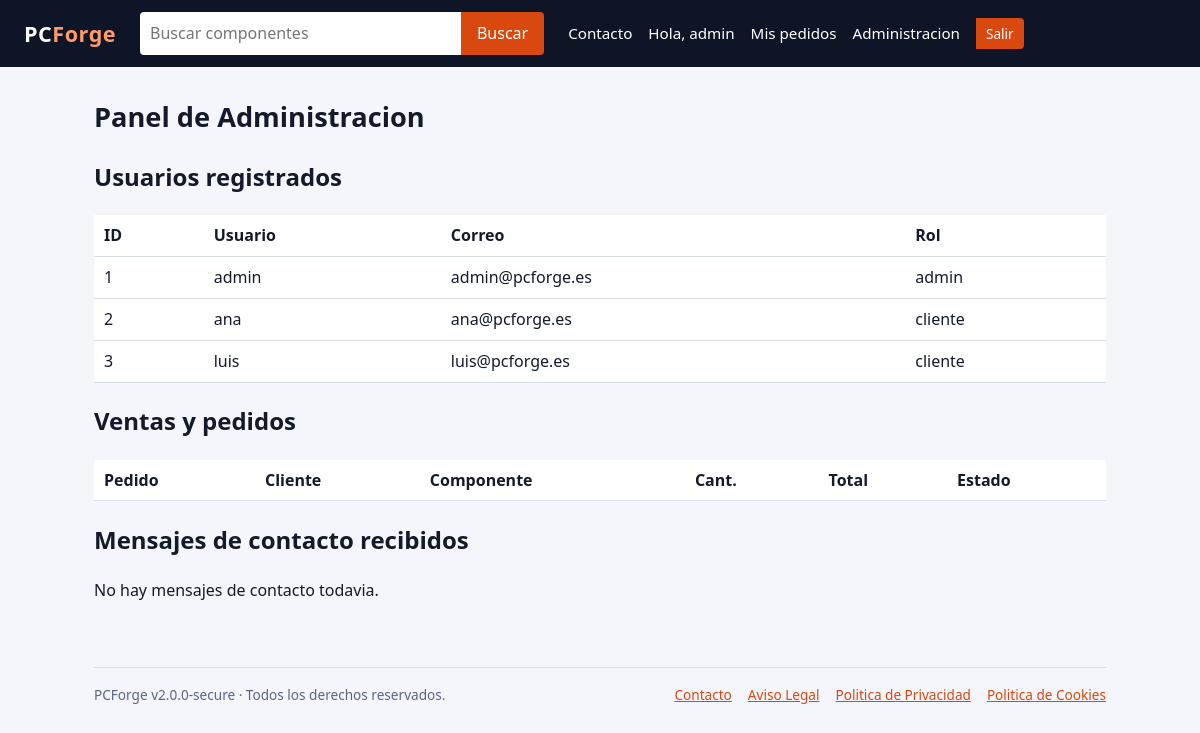
Page /admin (signed in) on the committed database.
### tables this page shows
CREATE TABLE usuarios(
        id INTEGER PRIMARY KEY AUTOINCREMENT,
        username TEXT UNIQUE NOT NULL,
        password TEXT NOT NULL,
        rol TEXT NOT NULL DEFAULT 'cliente',
        email TEXT NOT NULL
    );

### app.py (the view)
@app.route("/admin")
@admin_requerido
def admin():
    usuarios = db().execute("SELECT id, username, email, rol FROM usuarios").fetchall()
    ventas = db().execute(
        "SELECT pe.id, us.username, pr.nombre, pe.cantidad, pe.total, pe.estado_pago FROM pedidos pe "
        "JOIN usuarios us ON us.id=pe.usuario_id JOIN productos pr ON pr.id=pe.producto_id "
        "ORDER BY pe.id DESC"
    ).fetchall()
    mensajes = db().execute("SELECT * FROM mensajes_contacto ORDER BY id DESC").fetchall()
    return render_template("admin.html", usuarios=usuarios, ventas=ventas, mensajes=mensajes)

### app.py (called while the page is built)
def db():
    if "db" not in g:
        g.db = sqlite3.connect(DB_PATH)
        g.db.row_factory = sqlite3.Row
        g.db.execute("PRAGMA foreign_keys = ON")
    return g.db

def generar_csrf():
    if "_csrf_token" not in session:
        session["_csrf_token"] = secrets.token_urlsafe(32)
    return session["_csrf_token"]

@app.before_request
def proteger_csrf():
    if request.endpoint == "stripe_webhook":
        return
    if request.method in ("POST", "PUT", "DELETE"):
        token_sesion = session.get("_csrf_token")
        token_form = request.form.get("csrf_token") or request.headers.get("X-CSRF-Token")
        if not token_sesion or not token_form or not secrets.compare_digest(token_sesion, token_form):
            abort(403, description="Token CSRF invalido o caducado.")

@app.after_request
def cabeceras_seguridad(resp):
    resp.headers["X-Content-Type-Options"] = "nosniff"
    resp.headers["X-Frame-Options"] = "DENY"
    resp.headers["Referrer-Policy"] = "strict-origin-when-cross-origin"
    resp.headers["Permissions-Policy"] = "geolocation=(), microphone=(), camera=()"
    resp.headers["Content-Security-Policy"] = (
        "default-src 'self'; "
        "img-src 'self' data:; "
        "style-src 'self' 'unsafe-inline'; "
        "script-src 'self'; "
        "form-action 'self' https://checkout.stripe.com; "
        "frame-ancestors 'none';"
    )
    return resp

def usuario_actual():
    uid = session.get("user_id")
    if not uid:
        return None
    return db().execute("SELECT id, username, email, rol FROM usuarios WHERE id=?", (uid,)).fetchone()

def admin_requerido(fn):
    @wraps(fn)
    def wrapper(*args, **kwargs):
        u = usuario_actual()
        if not u or u["rol"] != "admin":
            abort(403)
        return fn(*args, **kwargs)
    return wrapper

@app.context_processor
def inyectar():
    return {
        "usuario": usuario_actual(),
        "version": APP_VERSION,
        "csrf_token": generar_csrf,
        "stripe_activo": bool(stripe and STRIPE_SECRET_KEY),
        "demo_activo": demo_activo(),
    }

def demo_activo():
    return not (stripe and STRIPE_SECRET_KEY) and os.environ.get("DEMO_PAYMENTS", "1") == "1"

### templates/admin.html (shortened to what this page needs)
{% extends "base.html" %}
{% block contenido %}
<h1>Panel de Administracion</h1>
<h2>Usuarios registrados</h2>
<div class="tabla"><table>
  <tr><th>ID</th><th>Usuario</th><th>Correo</th><th>Rol</th></tr>
  {% for u in usuarios %}<tr><td>{{ u['id'] }}</td><td>{{ u['username'] }}</td><td>{{ u['email'] }}</td><td>{{ u['rol'] }}</td></tr>{% endfor %}
</table></div>
<h2>Ventas y pedidos</h2>
<div class="tabla"><table>
  <tr><th>Pedido</th><th>Cliente</th><th>Componente</th><th>Cant.</th><th>Total</th><th>Estado</th></tr>
</table></div>
<h2>Mensajes de contacto recibidos</h2>
{% if mensajes %}
<div class="tabla"><table>
  <tr><th>Fecha</th><th>Nombre</th><th>Correo</th><th>Asunto</th><th>Mensaje</th></tr>
  {% for m in mensajes %}
  <tr>
    <td>{{ m['fecha'] }}</td>
    <td>{{ m['nombre'] }}</td>
    <td>{{ m['email'] }}</td>
    <td>{{ m['asunto'] }}</td>
    <td>{{ m['mensaje'] }}</td>
  </tr>
  {% endfor %}
</table></div>
{% else %}
<p>No hay mensajes de contacto todavia.</p>
{% endif %}
{% endblock %}

### templates/base.html (shortened to what this page needs)
<!doctype html>
<html lang="es">
<head>
<link rel="stylesheet" href="/static/style.css">
</head>
<body>
<header class="top">
  <a class="logo" href="/">PC<b>Forge</b></a>
  <form action="/buscar" method="get" role="search">
    <input type="search" name="q" placeholder="Buscar componentes" aria-label="Buscar componentes" value="{{ q|default('') }}">
    <button type="submit">Buscar</button>
  </form>
  <nav class="cuenta">
    <a href="/contacto">Contacto</a>
    {% if usuario %}
      <span>Hola, {{ usuario['username'] }}</span>
      <a href="/pedidos">Mis pedidos</a>
      {% if usuario['rol'] == 'admin' %}<a href="/admin">Administracion</a>{% endif %}
      <form action="/logout" method="post" style="display:inline;margin:0">
        <button type="submit" style="padding:5px 10px;font-size:.85rem">Salir</button>
      </form>
    {% else %}
      <a href="/login">Entrar</a>
      <a href="/registro">Crear cuenta</a>
    {% endif %}
  </nav>
</header>
<main>
  {% block contenido %}{% endblock %}
</main>
<footer>
  <div class="footer-grid">
    <span>PCForge v{{ version }} · Todos los derechos reservados.</span>
    <div class="footer-links">
      <a href="/contacto">Contacto</a>
      <a href="/legal/aviso-legal">Aviso Legal</a>
      <a href="/legal/privacidad">Politica de Privacidad</a>
      <a href="/legal/cookies">Politica de Cookies</a>
    </div>
  </div>
</footer>
</body>
</html>

### static/style.css (style rules this page uses)
:root { --pcb:#0e1526;--pcb2:#1a2a52;--cobre:#d9480f;--papel:#f4f6fb;--tinta:#141a2a;--gris:#5a6585;--linea:#d9deec;--blanco:#fff;--err:#a12a2a }
* { box-sizing:border-box }
body { margin:0;background:var(--papel);color:var(--tinta);font:16px/1.55 "Segoe UI",system-ui,-apple-system,Roboto,sans-serif }
a { color:var(--cobre) }
header.top { background:var(--pcb);color:#fff;display:flex;flex-wrap:wrap;gap:12px 24px;align-items:center;padding:12px 24px }
header.top a { color:#fff;text-decoration:none }
.logo { font-weight:800;font-size:1.35rem;letter-spacing:.5px }
.logo b { color:#ff9a6c }
header.top form { display:flex;flex:1;min-width:200px;max-width:420px }
header.top input[type=search] { flex:1;padding:8px 10px;border:0;border-radius:4px 0 0 4px }
header.top form button { border-radius:0 4px 4px 0 }
nav.cuenta { margin-left:auto;display:flex;gap:16px;align-items:center;font-size:.95rem }
main { max-width:1060px;margin:0 auto;padding:24px }
h1 { font-size:1.7rem;margin:.2em 0 .6em }
button,.btn { background:var(--cobre);color:#fff;border:0;padding:9px 16px;border-radius:4px;cursor:pointer;font:inherit;text-decoration:none;display:inline-block }
input,textarea { width:100%;padding:9px 10px;border:1px solid var(--linea);border-radius:4px;background:var(--blanco);color:var(--tinta);font:inherit }
table { width:100%;border-collapse:collapse;background:var(--blanco) }
th,td { padding:8px 10px;border-bottom:1px solid var(--linea);text-align:left }
.tabla { overflow-x:auto }
footer { max-width:1060px;margin:0 auto;padding:24px;color:var(--gris);font-size:.85rem }
.footer-grid { display:flex;flex-wrap:wrap;justify-content:space-between;gap:12px;border-top:1px solid var(--linea);padding-top:16px }
.footer-links { display:flex;gap:16px;flex-wrap:wrap }

### rows in the picture
usuarios: username "admin", id "1", email "admin@pcforge.es", rol "admin"
usuarios: id "2", username "ana", email "ana@pcforge.es", rol "cliente"
usuarios: id "3", username "luis", email "luis@pcforge.es", rol "cliente"

### other values in the picture
{{ version }} "2.0.0-secure"
